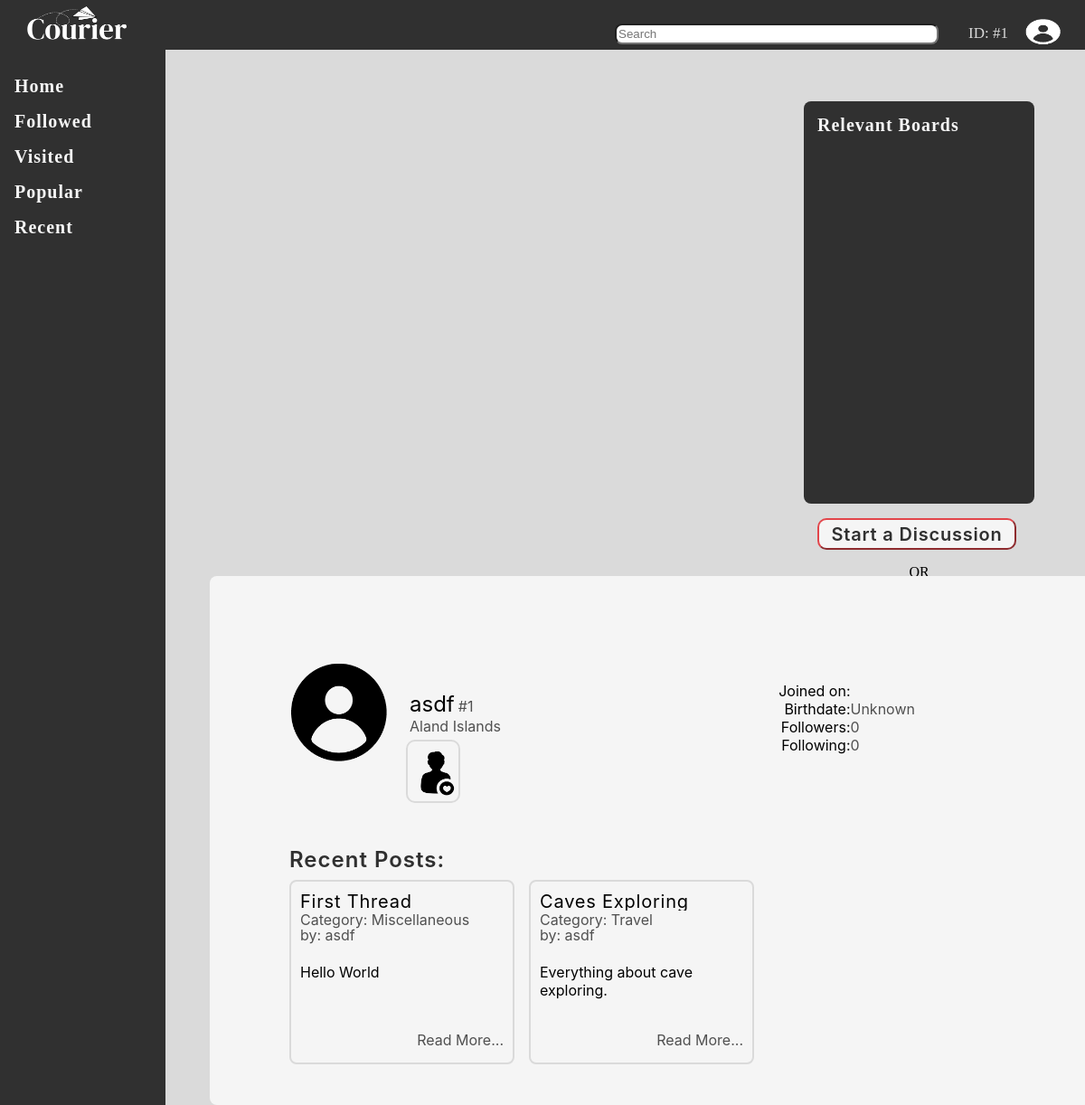
Page /courier/data/profile.php?id=1 (signed in) on the committed database.
### tables this page shows
CREATE TABLE `user` (
  `id` int(11) NOT NULL,
  `username` varchar(255) DEFAULT NULL,
  `email` varchar(255) DEFAULT NULL,
  `password` varchar(255) DEFAULT NULL,
  `country_id` int(11) DEFAULT NULL,
  `usertype_id` int(11) DEFAULT NULL,
  `date_created` date DEFAULT NULL,
  `birthday` date DEFAULT NULL
);

CREATE TABLE `country` (
  `id` int(11) NOT NULL,
  `name` varchar(255) DEFAULT NULL
);

CREATE TABLE `thread` (
  `id` int(11) NOT NULL,
  `header` varchar(255) DEFAULT NULL,
  `body` text DEFAULT NULL,
  `byUser_id` int(11) DEFAULT NULL,
  `thread_type_id` int(11) DEFAULT NULL,
  `followBy_id` int(11) DEFAULT NULL,
  `viewBy` int(11) DEFAULT NULL,
  `date_created` date DEFAULT NULL
);

CREATE TABLE `thread_type` (
  `id` int(11) NOT NULL,
  `name` varchar(255) DEFAULT NULL
);

### courier/data/profile.php (the view, shortened to what this page needs)
<?php
    require_once "../index/index.php";
?>
<!DOCTYPE html>
<html lang="en">
<head>
    <link rel="stylesheet" href="profile.css">
</head>
<body>
    <div class="topPanel">
        <div class="logo">
            <a href="../userType/guest/home.php" title="Go to home page"><img src="../media/logo/courier_logo_primary_alt.png" alt="Courier Logo" style="width: 120px"></a>
        </div>
        <span class="profileNav" onclick="openNav()" style>
            <div class="userProfile" title="<?php echo($_SESSION['user'])?>">
                <label class="profile">ID: #<?php echo($_SESSION['id'])?></label>
                <img src="../media/logo/profile.png" alt="profile icon" class="profileImage">
            </div>
        </span>
        <div class="searchBarContainer">
            <input class="searchBar" type="text" name="searchBar" placeholder="Search">
        </div>
    </div>
    <div class="sidePanelLeft">
        <div class="navigationMenu">
            <a href="../userType/guest/home.php">
                <div class="navigationBtn navigationUnselected">
                    Home
                </div>
            </a>
            <a href="followed.php">
                <div class="navigationBtn navigationUnselected">
                    Followed
                </div>
            </a>
            <a href="visited.php">
                <div class="navigationBtn navigationUnselected">
                    Visited
                </div>
            </a>
            <a href="popular.php">
                <div class="navigationBtn navigationUnselected">
                    Popular
                </div>
            </a>
            <a href="recent.php">
                <div class="navigationBtn navigationUnselected">
                    Recent
                </div>
            </a>
        </div>
    </div>
    <div class="sidePanelRight">
        <div class="containerSecondary">
            <label class="navigationBtn relevantBoards">Relevant Boards</label>
        </div>
        <div class="createPostContainer">
            <a href="../create/newDiscussion.php"><button class="createBtn">Start a Discussion</button></a>
            <p style="text-align: center;">OR</p>
            <a href="../create/newThread.php"><button class="createBtn">Create New Thread</button></a>
        </div>
    </div>
    <div class="container">
        <?php
            if(isset($_GET['id'])){
                $id = $_GET['id'];
                $query = "SELECT u.*, c.name FROM  `user` u, `country` c WHERE u.id = $id AND u.country_id = c.id";
                $result = mysqli_query($conn, $query);
                $row=mysqli_fetch_assoc($result);
            }
        ?>
        <div class="profileInfoMain">
            <img src="../media/logo/profile_black.png" alt="" class="profileImagePrimary">
            <label for="name" class="profileInfo name"><?php echo($row['username'])?></label>
            <label for="id" class="profileInfo info">#<?php echo($row['id'])?></label><br>
            <label for="country" class="profileInfo info"><?php echo($row['name'])?></label><br>
            <button class="followBtn"><img src="../media/logo/follow_user.png" alt="" class="followImageIcon"></button>
        </div>
        <div class="profileInfoSecondary">
            <div class="infoDetail">
                <label for="joinedOn" class="profileInfo info2">Joined on: </label><br>
                <label for="joinedOn" class="profileInfo info2">Birthdate: </label><br>
                <label for="joinedOn" class="profileInfo info2">Followers: </label><br>
                <label for="joinedOn" class="profileInfo info2">Following: </label><br>
            </div>
            <div class="infoData">
                <label for="joinedOnData" class="profileInfo info"><?php echo($row['date_created'])?></label><br>
                <label for="joinedOnData" class="profileInfo info">Unknown</label><br>
                <label for="joinedOnData" class="profileInfo info">0</label><br>
                <label for="joinedOnData" class="profileInfo info">0</label><br>
            </div>
        </div>
        <div class="profileRecentPost">
            <label for="" class="primaryCategoryTitle">Recent Posts:</label>
            <div class="flexCards">
                <?php
                    require_once "../index/index.php";
                    $query = "SELECT t.*, t_type.name, u.* FROM `thread` t, `thread_type` t_type, `user` u WHERE t.thread_type_id = t_type.id AND u.id = '$id' LIMIT 3";
                    $result = mysqli_query($conn, $query);
                    $row=mysqli_fetch_assoc($result);
                    $cardAmount = mysqli_num_rows($result);
                    if($cardAmount != 0){
                        do{
                ?>
                        <div class="cards">
                            <div class="discussionTitle" title="<?php echo($row['header'])?>"><?php echo($row['header'])?></div>
                            <div class="parentThread">Category: <?php echo($row['name']) ?></div>
                            <div class="userPoster">by: <?php echo($row['username']) ?></div>
                            <div class="lastActive"><?php echo($row['date_created']) ?></div>
                            <div class="cardContent"><?php echo($row['body']) ?></div>
                            <div class="readMore">Read More...</div>
                        </div>
                        <?php
                        }
                    while($row = mysqli_fetch_assoc($result));
                }
                ?>
            </div>
        </div>
    </div>
</body>
</html>

### rows in the picture
user: username "asdf", id "1", country.name "Aland Islands"
thread: header "First Thread", thread_type.name "Miscellaneous", byUser.username "asdf", body "Hello World"
thread: header "Caves Exploring", thread_type.name "Travel", user.username "asdf", body "Everything about cave exploring."

### other values in the picture
$_SESSION['id'] "1"
